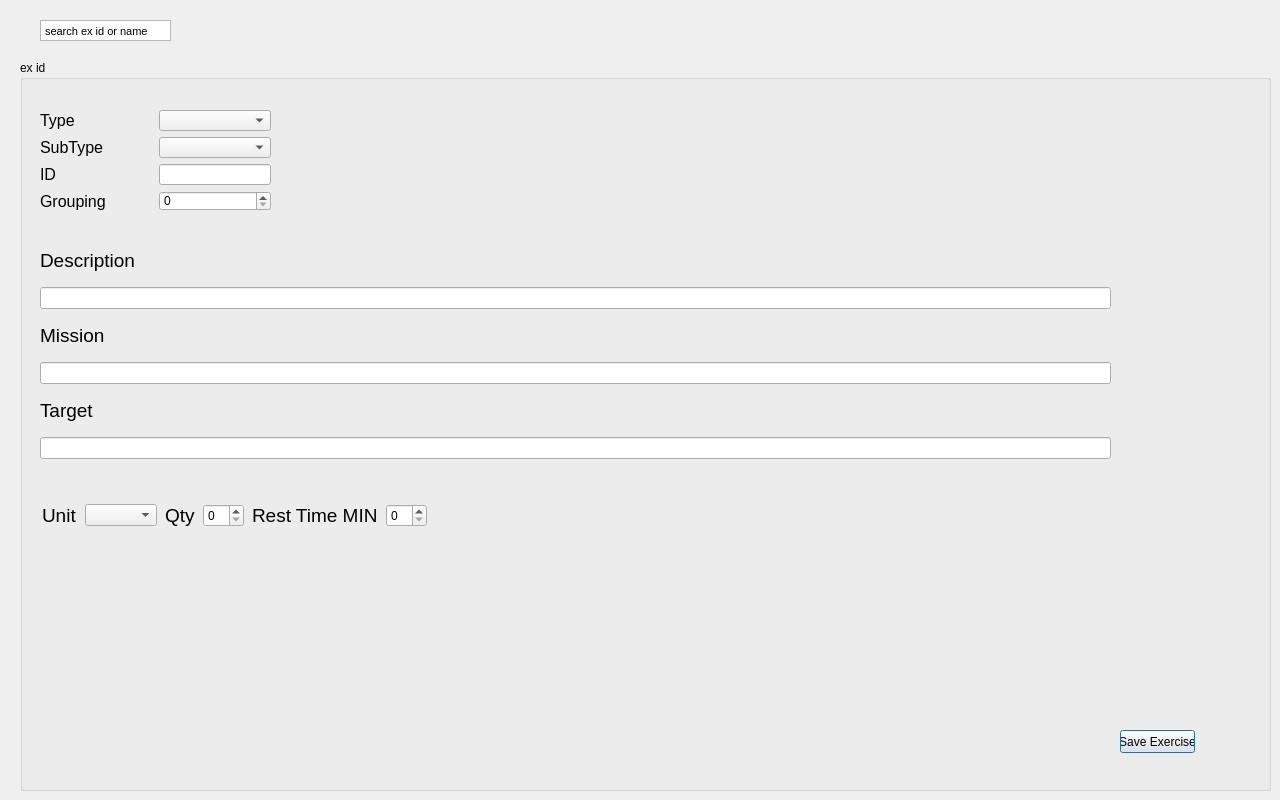
<?xml version="1.0" encoding="UTF-8"?>
<ui version="4.0">
 <class>editor_exercise</class>
 <widget class="QDialog" name="editor_exercise">
  <property name="geometry">
   <rect>
    <x>0</x>
    <y>0</y>
    <width>1280</width>
    <height>800</height>
   </rect>
  </property>
  <property name="minimumSize">
   <size>
    <width>1280</width>
    <height>800</height>
   </size>
  </property>
  <property name="windowTitle">
   <string>AWM - Exercise Editor</string>
  </property>
  <widget class="QTextEdit" name="TXT_search">
   <property name="geometry">
    <rect>
     <x>40</x>
     <y>20</y>
     <width>131</width>
     <height>21</height>
    </rect>
   </property>
   <property name="frameShadow">
    <enum>QFrame::Raised</enum>
   </property>
   <property name="verticalScrollBarPolicy">
    <enum>Qt::ScrollBarAlwaysOff</enum>
   </property>
   <property name="horizontalScrollBarPolicy">
    <enum>Qt::ScrollBarAlwaysOff</enum>
   </property>
   <property name="sizeAdjustPolicy">
    <enum>QAbstractScrollArea::AdjustIgnored</enum>
   </property>
   <property name="html">
    <string>&lt;!DOCTYPE HTML PUBLIC &quot;-//W3C//DTD HTML 4.0//EN&quot; &quot;http://www.w3.org/TR/REC-html40/strict.dtd&quot;&gt;
&lt;html&gt;&lt;head&gt;&lt;meta name=&quot;qrichtext&quot; content=&quot;1&quot; /&gt;&lt;style type=&quot;text/css&quot;&gt;
p, li { white-space: pre-wrap; }
&lt;/style&gt;&lt;/head&gt;&lt;body style=&quot; font-family:'MS Shell Dlg 2'; font-size:8.25pt; font-weight:400; font-style:normal;&quot;&gt;
&lt;p style=&quot; margin-top:0px; margin-bottom:0px; margin-left:0px; margin-right:0px; -qt-block-indent:0; text-indent:0px;&quot;&gt;search ex id or name&lt;/p&gt;&lt;/body&gt;&lt;/html&gt;</string>
   </property>
  </widget>
  <widget class="QGroupBox" name="GRP_main">
   <property name="geometry">
    <rect>
     <x>20</x>
     <y>60</y>
     <width>1251</width>
     <height>731</height>
    </rect>
   </property>
   <property name="title">
    <string>ex id</string>
   </property>
   <widget class="QWidget" name="gridLayoutWidget">
    <property name="geometry">
     <rect>
      <x>20</x>
      <y>50</y>
      <width>231</width>
      <height>101</height>
     </rect>
    </property>
    <layout class="QGridLayout" name="LYT_exDB">
     <item row="2" column="0">
      <widget class="QLabel" name="LBL_exId">
       <property name="font">
        <font>
         <pointsize>12</pointsize>
        </font>
       </property>
       <property name="text">
        <string>ID</string>
       </property>
      </widget>
     </item>
     <item row="0" column="0">
      <widget class="QLabel" name="LBL_exType">
       <property name="font">
        <font>
         <pointsize>12</pointsize>
        </font>
       </property>
       <property name="text">
        <string>Type</string>
       </property>
      </widget>
     </item>
     <item row="1" column="1">
      <widget class="QComboBox" name="COMBO_exSubType">
       <property name="sizePolicy">
        <sizepolicy hsizetype="Ignored" vsizetype="Fixed">
         <horstretch>0</horstretch>
         <verstretch>0</verstretch>
        </sizepolicy>
       </property>
      </widget>
     </item>
     <item row="0" column="1">
      <widget class="QComboBox" name="COMBO_exType">
       <property name="sizePolicy">
        <sizepolicy hsizetype="Ignored" vsizetype="Fixed">
         <horstretch>0</horstretch>
         <verstretch>0</verstretch>
        </sizepolicy>
       </property>
      </widget>
     </item>
     <item row="1" column="0">
      <widget class="QLabel" name="LBL_exSubtype">
       <property name="font">
        <font>
         <pointsize>12</pointsize>
        </font>
       </property>
       <property name="text">
        <string>SubType</string>
       </property>
      </widget>
     </item>
     <item row="3" column="0">
      <widget class="QLabel" name="LBL_exGrouping">
       <property name="font">
        <font>
         <pointsize>12</pointsize>
        </font>
       </property>
       <property name="text">
        <string>Grouping</string>
       </property>
      </widget>
     </item>
     <item row="3" column="1">
      <widget class="QSpinBox" name="SPIN_exGrouping">
       <property name="sizePolicy">
        <sizepolicy hsizetype="Ignored" vsizetype="Fixed">
         <horstretch>0</horstretch>
         <verstretch>0</verstretch>
        </sizepolicy>
       </property>
      </widget>
     </item>
     <item row="2" column="1">
      <widget class="QLineEdit" name="TXT_exId">
       <property name="sizePolicy">
        <sizepolicy hsizetype="Ignored" vsizetype="Fixed">
         <horstretch>0</horstretch>
         <verstretch>0</verstretch>
        </sizepolicy>
       </property>
      </widget>
     </item>
    </layout>
   </widget>
   <widget class="QWidget" name="verticalLayoutWidget">
    <property name="geometry">
     <rect>
      <x>20</x>
      <y>180</y>
      <width>1071</width>
      <height>231</height>
     </rect>
    </property>
    <layout class="QVBoxLayout" name="LYT_exDetails">
     <property name="sizeConstraint">
      <enum>QLayout::SetMinimumSize</enum>
     </property>
     <item>
      <widget class="QLabel" name="LBL_exDesc">
       <property name="sizePolicy">
        <sizepolicy hsizetype="Ignored" vsizetype="Fixed">
         <horstretch>0</horstretch>
         <verstretch>0</verstretch>
        </sizepolicy>
       </property>
       <property name="font">
        <font>
         <pointsize>14</pointsize>
        </font>
       </property>
       <property name="text">
        <string>Description</string>
       </property>
      </widget>
     </item>
     <item>
      <widget class="QLineEdit" name="TXT_exDesc"/>
     </item>
     <item>
      <widget class="QLabel" name="LBL_exMission">
       <property name="sizePolicy">
        <sizepolicy hsizetype="Ignored" vsizetype="Fixed">
         <horstretch>0</horstretch>
         <verstretch>0</verstretch>
        </sizepolicy>
       </property>
       <property name="font">
        <font>
         <pointsize>14</pointsize>
        </font>
       </property>
       <property name="text">
        <string>Mission</string>
       </property>
      </widget>
     </item>
     <item>
      <widget class="QLineEdit" name="TXT_exMission"/>
     </item>
     <item>
      <widget class="QLabel" name="LBL_exTarget">
       <property name="sizePolicy">
        <sizepolicy hsizetype="Ignored" vsizetype="Fixed">
         <horstretch>0</horstretch>
         <verstretch>0</verstretch>
        </sizepolicy>
       </property>
       <property name="font">
        <font>
         <pointsize>14</pointsize>
        </font>
       </property>
       <property name="text">
        <string>Target</string>
       </property>
      </widget>
     </item>
     <item>
      <widget class="QLineEdit" name="TXT_exTarget"/>
     </item>
    </layout>
   </widget>
   <widget class="QWidget" name="horizontalLayoutWidget">
    <property name="geometry">
     <rect>
      <x>20</x>
      <y>430</y>
      <width>391</width>
      <height>51</height>
     </rect>
    </property>
    <layout class="QHBoxLayout" name="LYT_exNumbers">
     <item>
      <widget class="QLabel" name="LBL_exUnit">
       <property name="sizePolicy">
        <sizepolicy hsizetype="Fixed" vsizetype="Fixed">
         <horstretch>0</horstretch>
         <verstretch>0</verstretch>
        </sizepolicy>
       </property>
       <property name="font">
        <font>
         <pointsize>14</pointsize>
        </font>
       </property>
       <property name="text">
        <string>Unit</string>
       </property>
      </widget>
     </item>
     <item>
      <widget class="QComboBox" name="COMBO_unit">
       <property name="sizePolicy">
        <sizepolicy hsizetype="Maximum" vsizetype="Fixed">
         <horstretch>0</horstretch>
         <verstretch>0</verstretch>
        </sizepolicy>
       </property>
      </widget>
     </item>
     <item>
      <widget class="QLabel" name="LBL_exQty">
       <property name="sizePolicy">
        <sizepolicy hsizetype="Fixed" vsizetype="Fixed">
         <horstretch>0</horstretch>
         <verstretch>0</verstretch>
        </sizepolicy>
       </property>
       <property name="font">
        <font>
         <pointsize>14</pointsize>
        </font>
       </property>
       <property name="text">
        <string>Qty</string>
       </property>
      </widget>
     </item>
     <item>
      <widget class="QSpinBox" name="SPIN_exQty">
       <property name="sizePolicy">
        <sizepolicy hsizetype="Maximum" vsizetype="Fixed">
         <horstretch>0</horstretch>
         <verstretch>0</verstretch>
        </sizepolicy>
       </property>
      </widget>
     </item>
     <item>
      <widget class="QLabel" name="LBL_exRestTime">
       <property name="sizePolicy">
        <sizepolicy hsizetype="Fixed" vsizetype="Fixed">
         <horstretch>0</horstretch>
         <verstretch>0</verstretch>
        </sizepolicy>
       </property>
       <property name="font">
        <font>
         <pointsize>14</pointsize>
        </font>
       </property>
       <property name="text">
        <string>Rest Time MIN</string>
       </property>
      </widget>
     </item>
     <item>
      <widget class="QSpinBox" name="SPIN_exRestTime">
       <property name="sizePolicy">
        <sizepolicy hsizetype="Maximum" vsizetype="Fixed">
         <horstretch>0</horstretch>
         <verstretch>0</verstretch>
        </sizepolicy>
       </property>
      </widget>
     </item>
    </layout>
   </widget>
   <widget class="QPushButton" name="BTN_SaveEx">
    <property name="geometry">
     <rect>
      <x>1100</x>
      <y>670</y>
      <width>75</width>
      <height>23</height>
     </rect>
    </property>
    <property name="text">
     <string>Save Exercise</string>
    </property>
   </widget>
  </widget>
 </widget>
 <resources/>
 <connections/>
</ui>
